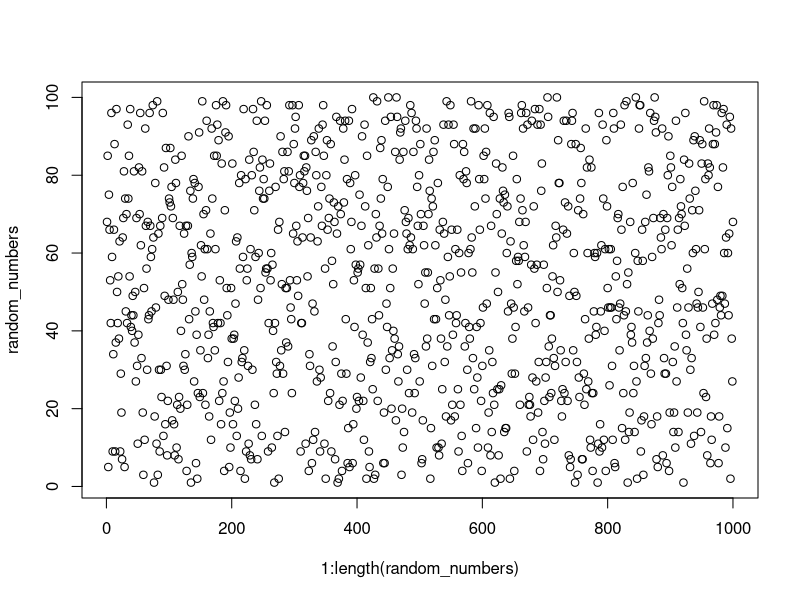

The R script that drew this image:
## ---- chunk 1
sample(1:100, 1)
sample(1:100, 1)
set.seed(2112); sample(1:100, 1)
random_numbers <- integer(1000)
for(i in 1:length(random_numbers)) {
	set.seed(i)
	random_numbers[i] <- sample(1:100, 1)
}
plot(1:length(random_numbers), random_numbers)
cor.test(1:length(random_numbers), random_numbers)
